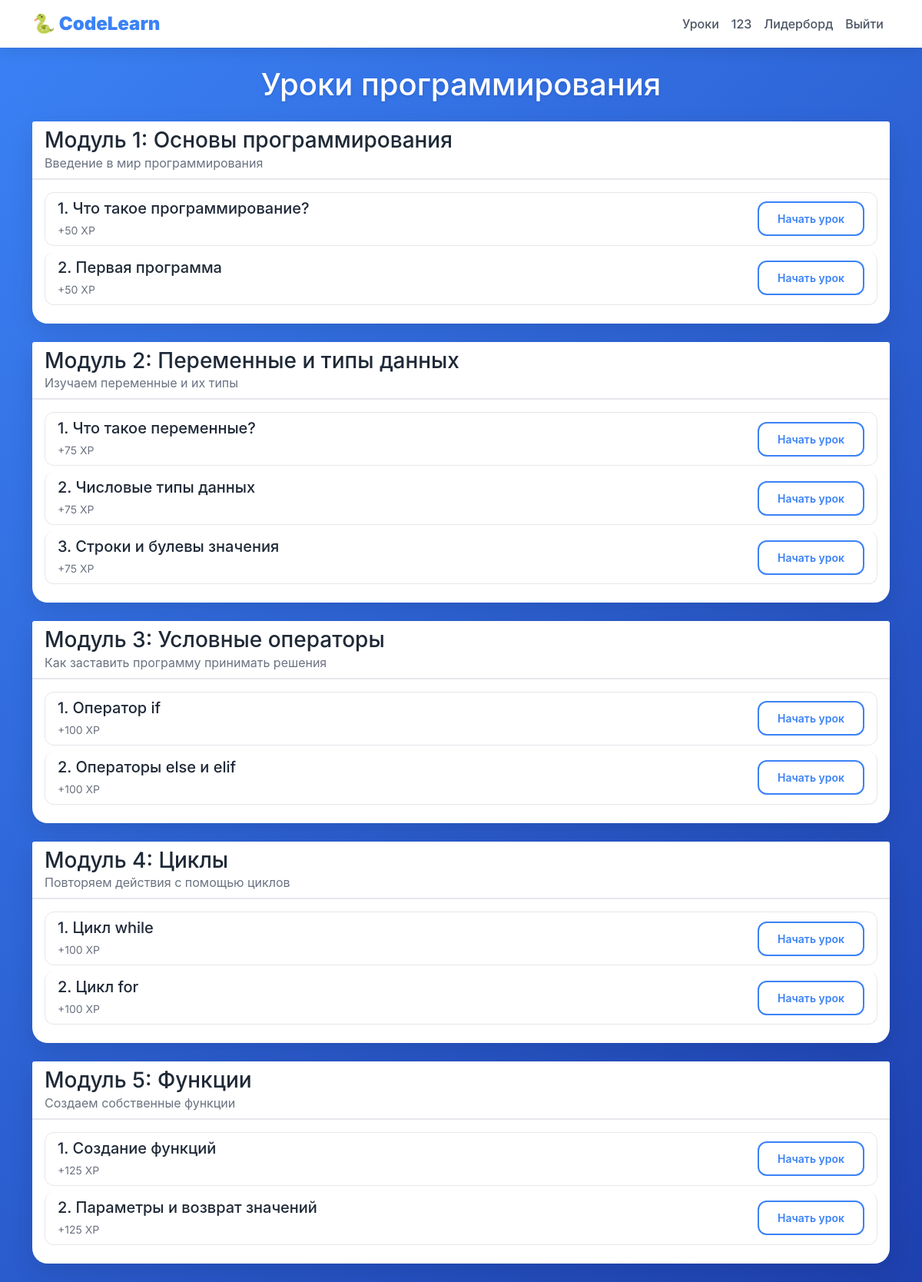
The page /lessons (signed in) on the database its author committed.
### data/users.py (models this page shows, shortened)
class User(SqlAlchemyBase, UserMixin, SerializerMixin):
    __tablename__ = 'users'
    id = sqlalchemy.Column(sqlalchemy.Integer, primary_key=True, autoincrement=True)
    name = sqlalchemy.Column(sqlalchemy.String, nullable=True)
    about = sqlalchemy.Column(sqlalchemy.String, nullable=True)
    email = sqlalchemy.Column(sqlalchemy.String, index=True, unique=True, nullable=True)
    hashed_password = sqlalchemy.Column(sqlalchemy.String, nullable=True)
    age = sqlalchemy.Column(sqlalchemy.Integer, default=12)
    created_date = sqlalchemy.Column(sqlalchemy.DateTime, default=datetime.datetime.now)
    progress = orm.relationship('UserProgress', back_populates='user', uselist=False)
    achievements = orm.relationship('UserAchievement', back_populates='user')

### data/module.py (models this page shows)
class Module(SqlAlchemyBase, SerializerMixin):
    __tablename__ = 'modules'
    id = sqlalchemy.Column(sqlalchemy.Integer, primary_key=True, autoincrement=True)
    name = sqlalchemy.Column(sqlalchemy.String, nullable=False)
    description = sqlalchemy.Column(sqlalchemy.Text)
    order = sqlalchemy.Column(sqlalchemy.Integer, default=0)
    lessons = orm.relationship('Lesson', back_populates='module')

### data/lesson.py (models this page shows)
class Lesson(SqlAlchemyBase, SerializerMixin):
    __tablename__ = 'lessons'
    id = sqlalchemy.Column(sqlalchemy.Integer, primary_key=True, autoincrement=True)
    title = sqlalchemy.Column(sqlalchemy.String, nullable=False)
    content = sqlalchemy.Column(sqlalchemy.Text, nullable=False)
    order = sqlalchemy.Column(sqlalchemy.Integer, default=0)
    xp_reward = sqlalchemy.Column(sqlalchemy.Integer, default=50)
    created_date = sqlalchemy.Column(sqlalchemy.DateTime, default=datetime.datetime.now)
    module_id = sqlalchemy.Column(sqlalchemy.Integer, sqlalchemy.ForeignKey('modules.id'))
    module = orm.relationship('Module')
    quizzes = orm.relationship('Quiz', back_populates='lesson')
    tasks = orm.relationship('Task', back_populates='lesson')

### main.py (the view)
@app.route('/lessons')
@login_required
def lessons():
    db_sess = db_session.create_session()
    modules = db_sess.query(Module).order_by(Module.order).all()
    progress = db_sess.query(UserProgress).filter(UserProgress.user_id == current_user.id).first()
    completed_lessons = set()
    if progress and progress.completed_lessons:
        completed_lessons = set(progress.completed_lessons.split(',')) if progress.completed_lessons else set()
    return render_template("lessons.html", modules=modules,
                           completed_lessons=completed_lessons)

### data/db_session.py (called while the page is built)
def create_session() -> Session:
    global __factory
    return __factory()

### main.py (called while the page is built)
@login_manager.user_loader
def load_user(user_id):
    db_sess = db_session.create_session()
    return db_sess.get(User, user_id)

### templates/lessons.html (shortened to what this page needs)
{% extends "base.html" %}
{% block content %}
<h1 class="text-center mb-4" style="color: white; text-shadow: 0 2px 4px rgba(0,0,0,0.1);">Уроки программирования</h1>
{% for module in modules %}
<div class="card mb-4">
    <div class="card-header" style="background: white; border-bottom: 2px solid #e5e7eb;">
        <h3 class="mb-0">Модуль {{ module.order }}: {{ module.name }}</h3>
        <p class="text-muted mb-0">{{ module.description }}</p>
    </div>
    <div class="card-body">
        <div class="list-group">
            {% for lesson in module.lessons %}
                <div class="list-group-item {% if lesson.id|string in completed_lessons %}lesson-completed{% endif %}">
                    <div class="d-flex justify-content-between align-items-center">
                        <div>
                            <h5 class="mb-1">
                                {{ lesson.order }}. {{ lesson.title }}
                            </h5>
                            <small class="text-muted">+{{ lesson.xp_reward }} XP</small>
                        </div>
                        <a href="/lesson/{{ lesson.id }}" class="btn btn-primary btn-sm">
                            {% if lesson.id|string in completed_lessons %}
                                Повторить
                            {% else %}
                                Начать урок
                            {% endif %}
                        </a>
                    </div>
                </div>
            {% endfor %}
        </div>
    </div>
</div>
{% endfor %}
{% endblock %}

### templates/base.html (shortened to what this page needs)
<!DOCTYPE html>
<html lang="ru">
<head>
    <link href="https://cdn.jsdelivr.net/npm/bootstrap@5.1.3/dist/css/bootstrap.min.css" rel="stylesheet">
</head>
<body>
    <div class="code-bg" id="codeBg"></div>
    <nav class="navbar navbar-expand-lg navbar-light">
        <div class="container">
            <a class="navbar-brand" href="/">
                <strong>🐍 CodeLearn</strong>
            </a>
            <div class="collapse navbar-collapse" id="navbarNav">
                <ul class="navbar-nav ms-auto">
                    {% if current_user.is_authenticated %}
                        <li class="nav-item">
                            <a class="nav-link" href="/lessons">Уроки</a>
                        </li>
                        <li class="nav-item">
                            <a class="nav-link" href="/profile">{{ current_user.name }}</a>
                        </li>
                        <li class="nav-item">
                            <a class="nav-link" href="/leaderboard">Лидерборд</a>
                        </li>
                        <li class="nav-item">
                            <a class="nav-link" href="/logout">Выйти</a>
                        </li>
                    {% endif %}
                </ul>
            </div>
        </div>
    </nav>
    <div class="container mt-4" style="position: relative; z-index: 10;">
        {% block content %}{% endblock %}
    </div>
</body>
</html>

### templates/base.html (style rules this page uses)
* { margin: 0; padding: 0; box-sizing: border-box; }
body { background: linear-gradient(135deg, #3b82f6 0%, #1e40af 100%); min-height: 100vh; font-family: 'Inter', -apple-system, BlinkMacSystemFont, sans-serif; position: relative; }
.code-bg { position: fixed; top: 0; left: 0; width: 100%; height: 100%; pointer-events: none; z-index: 0; overflow: hidden; font-family: 'Courier New', monospace; font-size: 14px; color: rgba(255, 255, 255, 0.2); }
.navbar { background: white !important; box-shadow: 0 4px 20px rgba(0,0,0,0.1); position: relative; z-index: 10; }
.navbar-brand { color: #3b82f6 !important; font-weight: bold; font-size: 1.5rem; }
.nav-link { color: #4b5563 !important; font-weight: 500; transition: color 0.3s ease; }
.card { background: white; border-radius: 20px; border: none; box-shadow: 0 10px 30px rgba(0,0,0,0.1); transition: transform 0.3s, box-shadow 0.3s; position: relative; z-index: 10; }
.btn-primary { background: white; border: 2px solid #3b82f6; color: #3b82f6; font-weight: 600; padding: 10px 24px; border-radius: 12px; transition: all 0.3s ease; }
.list-group-item { background: white; border: 1px solid #e5e7eb; border-radius: 12px !important; margin-bottom: 8px; transition: all 0.3s ease; }
.text-muted { color: #6b7280 !important; }
h1, h2, h3, h4, h5 { color: #1f2937; }

### rows shown on the page
User: name "123"
Module: order "1", name "Основы программирования", description "Введение в мир программирования"
Lesson: order "1", title "Что такое программирование?", xp_reward "50", shows "Начать урок"
Lesson: order "2", title "Первая программа", xp_reward "50", shows "Начать урок"
Module: order "2", name "Переменные и типы данных", description "Изучаем переменные и их типы"
Lesson: order "1", title "Что такое переменные?", xp_reward "75", shows "Начать урок"
Lesson: order "2", title "Числовые типы данных", xp_reward "75", shows "Начать урок"
Lesson: order "3", title "Строки и булевы значения", xp_reward "75", shows "Начать урок"
Module: order "3", name "Условные операторы", description "Как заставить программу принимать решения"
Lesson: order "1", title "Оператор if", xp_reward "100", shows "Начать урок"
Lesson: order "2", title "Операторы else и elif", xp_reward "100", shows "Начать урок"
Module: order "4", name "Циклы", description "Повторяем действия с помощью циклов"
Lesson: order "1", title "Цикл while", xp_reward "100", shows "Начать урок"
Lesson: order "2", title "Цикл for", xp_reward "100", shows "Начать урок"
Module: order "5", name "Функции", description "Создаем собственные функции"
Lesson: order "1", title "Создание функций", xp_reward "125", shows "Начать урок"
Lesson: order "2", title "Параметры и возврат значений", xp_reward "125", shows "Начать урок"
